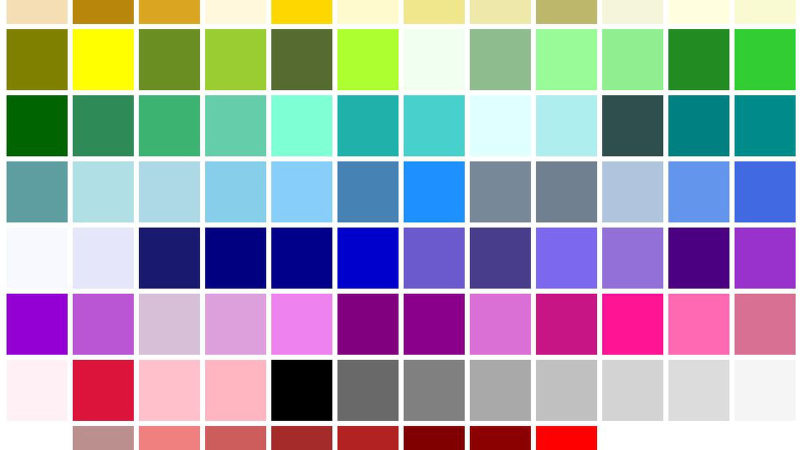
#> input picture Projetos/proj1/src/tests/trying_things/color_test.jpeg, 1600 x 900 px (shown at 1/2 size)
$ python color_test.py
#> lines starting #> are read from the running program, lines starting #| are printed output that depends on the picture; after the words box and inside, x2 and y2 are one past the last pixel; in counts of white or black regions, pixels touching at a corner belong together
import cv2 as cv
from cv2 import resize


image = cv.imread("color_test.jpeg")
#> image is the input picture: shape (900, 1600, 3); mean B, G, R 172.2, 161.9, 162.2
image= cv.resize(image,(900,500))
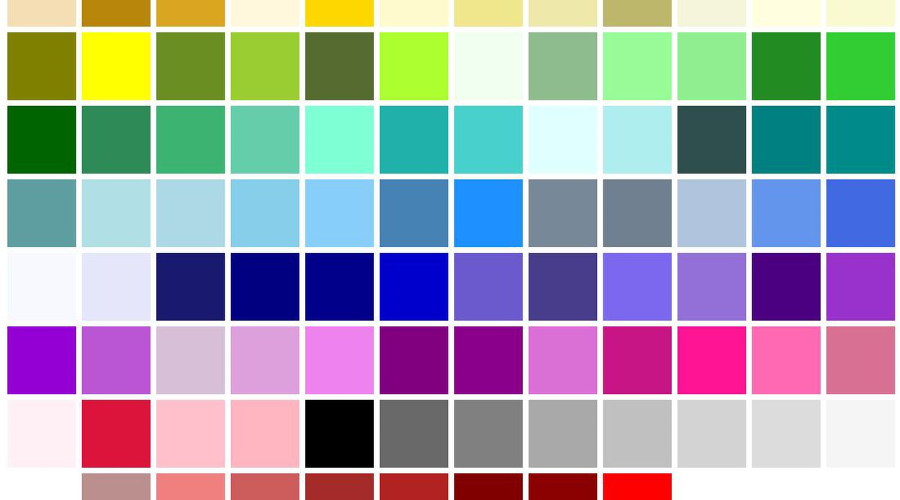
#> image: shape (500, 900, 3); mean B, G, R 172.2, 161.9, 162.1


hsv = cv.cvtColor(image, cv.COLOR_BGR2HSV)
#> hsv: shape (500, 900, 3); mean H, S, V 84.8, 109.7, 205.3

#only_blue = cv.inRange(hsv, (100, 120, 120), (135, 255, 255))
lower_red = cv.inRange(hsv, (0,70,50), (10,255,255))
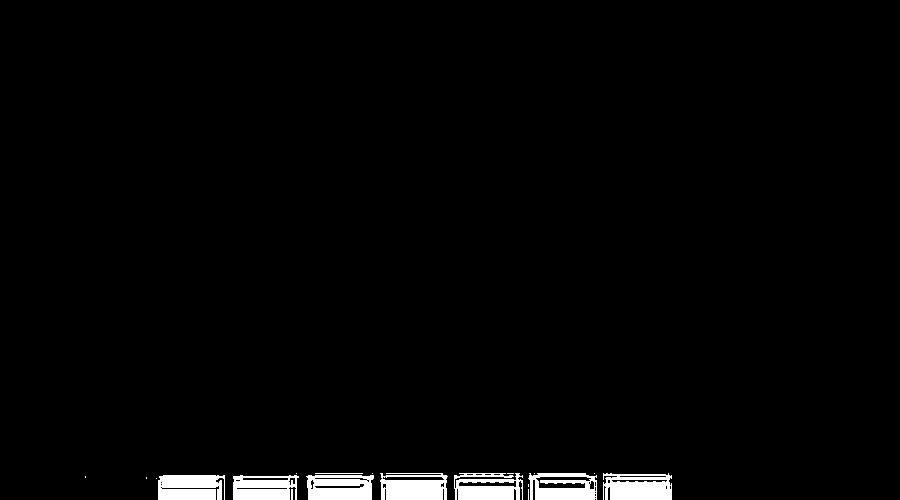
#> lower_red: shape (500, 900); 2.2% white; 19 white regions (10 under 20 px), largest, box (x1, y1, x2, y2) and area: (603, 473, 672, 500) 1565, (158, 475, 225, 500) 1526, (380, 473, 448, 500) 1489
upper_red = cv.inRange(hsv, (170,70,100),(180,255,255))
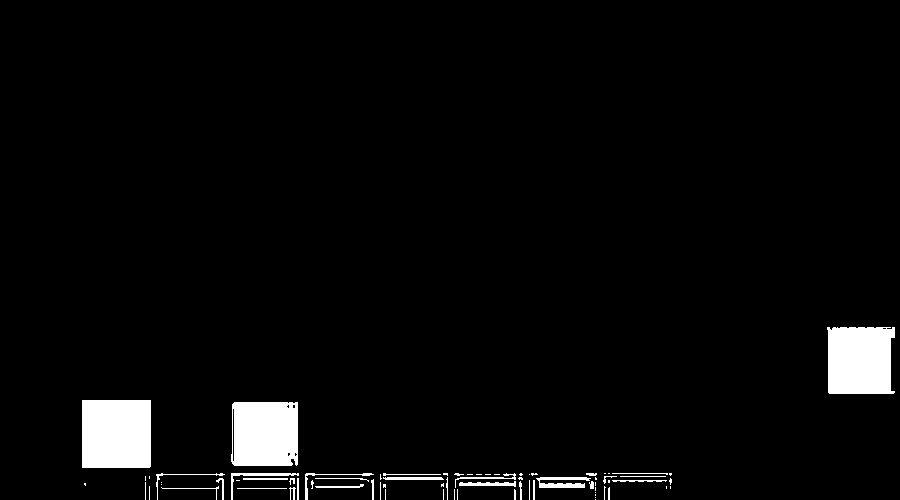
#> upper_red: shape (500, 900); 3.5% white; 75 white regions (42 under 20 px), largest, box (x1, y1, x2, y2) and area: (82, 400, 151, 468) 4691, (827, 327, 895, 394) 4252, (231, 402, 298, 466) 4130

red_mask = lower_red + upper_red
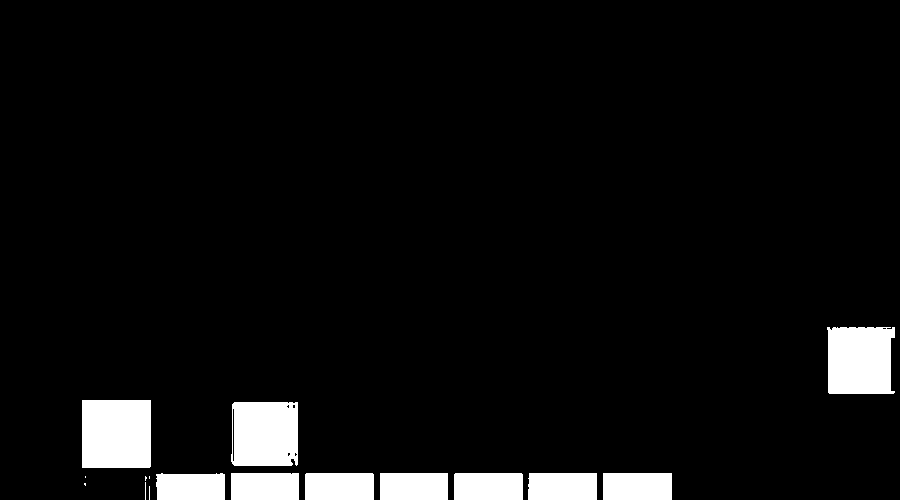
#> red_mask: shape (500, 900); 5.8% white; 16 white regions (6 under 20 px), largest, box (x1, y1, x2, y2) and area: (82, 400, 151, 468) 4691, (827, 327, 895, 394) 4252, (231, 402, 298, 466) 4130
#red_mask = cv.bitwise_or(lower_red, upper_red)

bgr = cv.cvtColor(red_mask, cv.COLOR_GRAY2BGR)

cv.imshow("image", image)
cv.imshow("bgr", cv.bitwise_and(image, bgr))
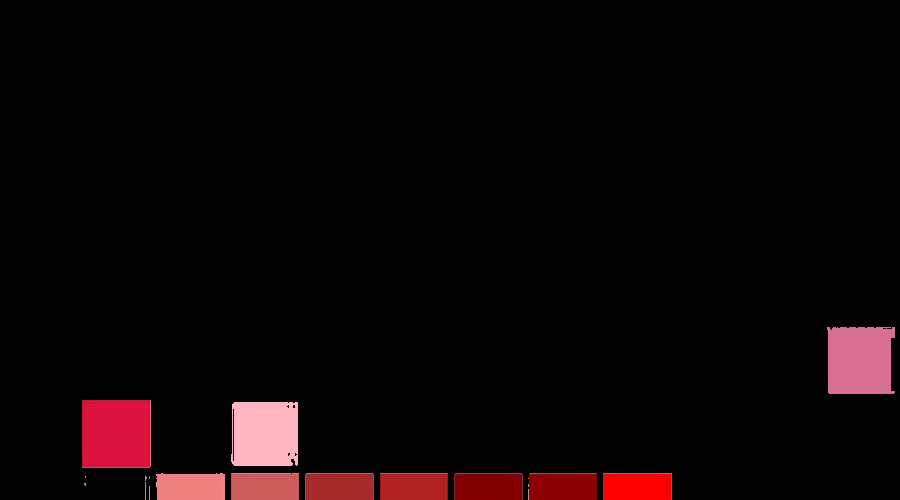
#> window 'bgr': shape (500, 900, 3); mean B, G, R 5.1, 4.3, 12
cv.waitKey(0)
cv.destroyAllWindows()
